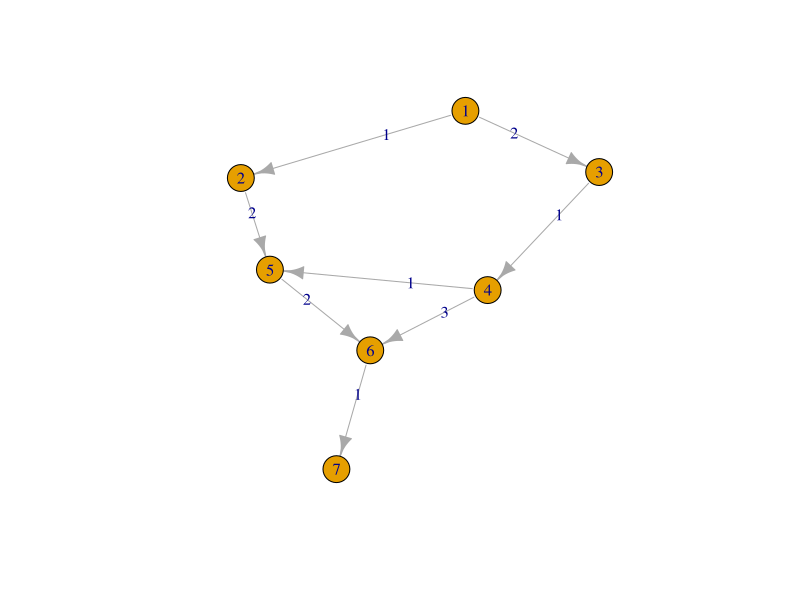
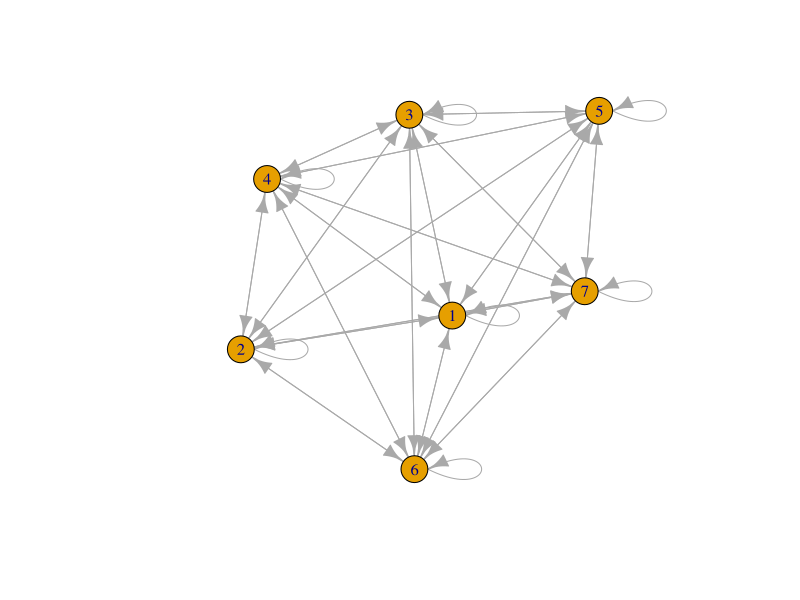
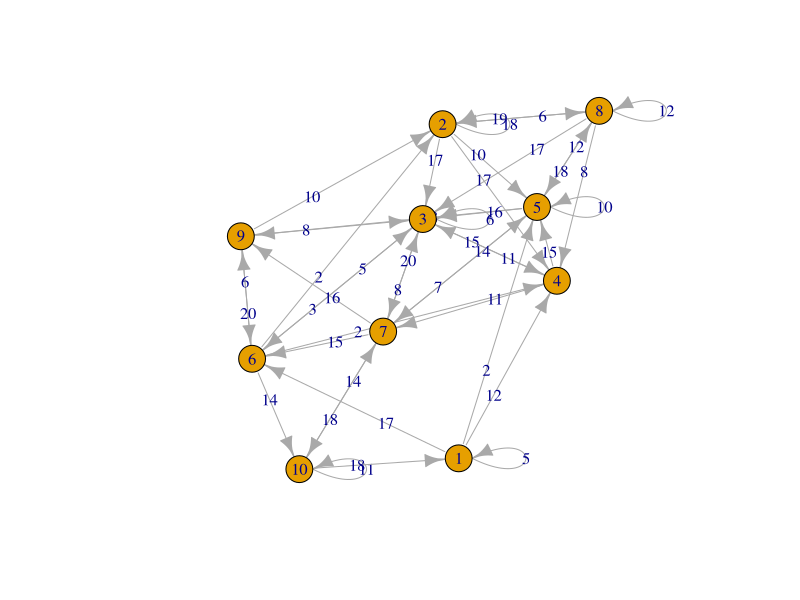

Reproduce these figures in R, in order.
dijkastra1 <-function(cost,start,end){
    # Setting the inital table
    n = length(cost[,1])
    label = numeric(n)
    flag = numeric(n)
    prev = numeric(n)
    
    for (i in 1:n){
        prev[i]=-1
        label[i]=cost[start,i]
     #   if(label[i]<999){
     #       prev[i]=1
      #  }
    }
    flag[start]=1
   # prev[start]=NA
    
    count=1
    while(count<=n){
        min = 999
        # finding minimum dist vertie and flagging
        for (j in 1:n){
            if(label[j]<min && !flag[j]){
                min = label[j]
                u = j
                
            }
        }
        flag[u]=1
        count=count+1
        # updating the table
        for(j in 1:n){
            if(label[j]>cost[u,j]+label[u]){
               label[j]=cost[u,j]+label[u]
               prev[j]=u 
            }
        }
    }

     sp = c()
  node = end
  while(node != -1){
    sp = c(node,sp)
    node = prev[node]
  }
  sp = c(start,sp)
    print(sp)
  

    node_name = c(1:n)
    t = data.frame(node_name,label,flag,prev)
    return (list(t(t),sp))
    
}



S=matrix(999,7,7)
S[1,2]=1
S[1,3]=2
S[2,5]=2
S[3,4]=1
S[4,5]=1
S[4,6]=3
S[5,6]=2
S[6,7]=1

dijkastra1(S,1,7)

library(igraph)
adj.S = replace(S,S == 999,0)
g1<-graph.adjacency(adj.S,mode = 'directed',weighted = TRUE)
plot(g1,edge.label = E(g1)$weight)

## usig inbuilt function
g <-graph.adjacency(S,weighted = TRUE)
plot(g)
shortest.paths(g,algorithm = 'dijkstra')

# Creating a distance matrix 
# creating a random graph for input
set.seed(100)
S = matrix(999,10,10)
for(i in 1:50){
  a = round(runif(1,1,10))
  b = round(runif(1,1,10))
#  print(a,b)
  S[a,b] = round(runif(1,1,20))
}
S

dijkastra1(S,1,10)

library(igraph)
adj.S = replace(S,S == 999,0)
g1<-graph.adjacency(adj.S, mode = 'directed',weighted = TRUE)
plot(g1,edge.label = E(g1)$weight)


